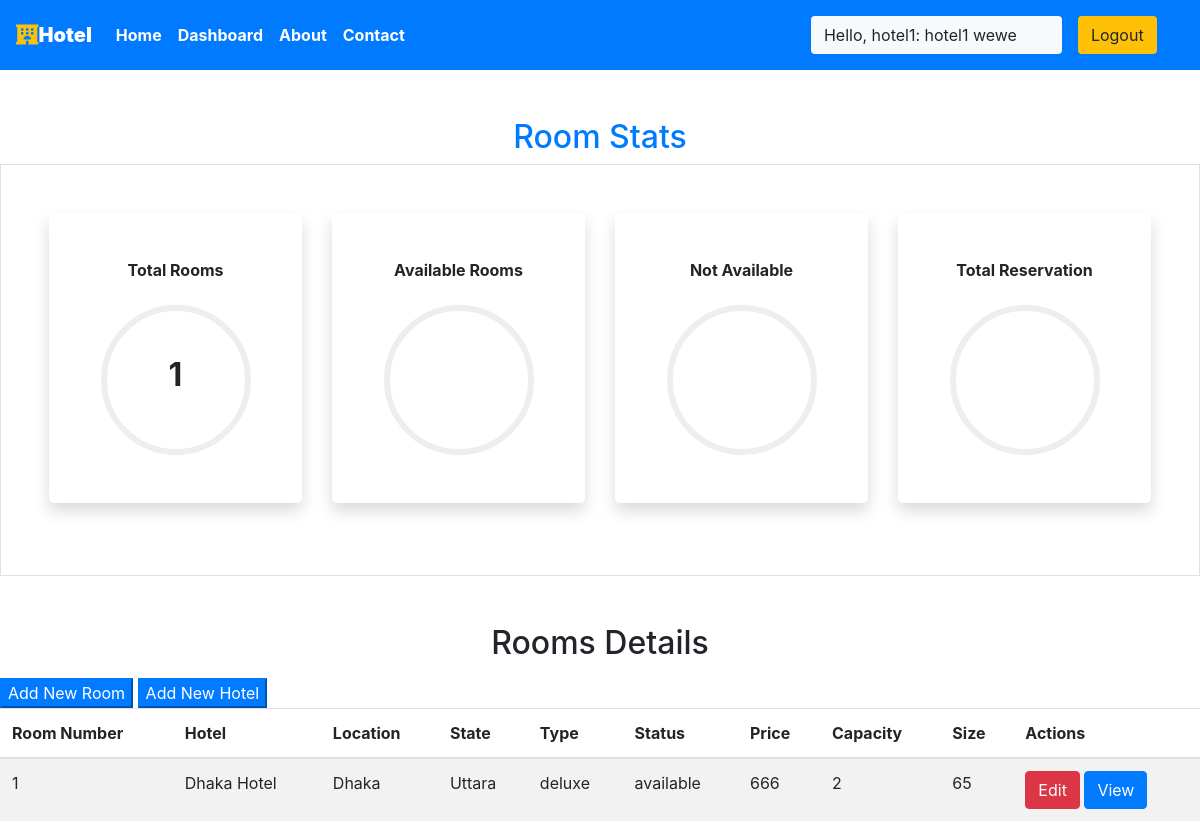
Screenshot of /staff/panel (signed in) with the database file from the repository.
### main/models.py (models this page shows, shortened)
class CustomUser(AbstractUser):
     date_of_birth = models.DateField(verbose_name=_("Date of birth"), blank=True, null=True)
     address1 = models.CharField(verbose_name=_("Address line 1"), max_length=1024, blank=True, null=True)
     zip_code = models.CharField(verbose_name=_("Postal Code"), max_length=12, blank=True, null=True)
     city = models.CharField(verbose_name=_("City"), max_length=1024, blank=True, null=True)
     country = CountryField(blank=True, null=True)
     phone_regex = RegexValidator(regex=r"^\+(?:[0-9]●?){6,14}[0-9]$", message=_("Enter a valid international mobile phone number starting with +(country code)"))
     mobile_phone = models.CharField(validators=[phone_regex], verbose_name=_("Mobile phone"), max_length=17, blank=True, null=True)
     photo = models.ImageField(verbose_name=_("Photo"), upload_to='photos/', default='photos/default-user-avatar.png')
     class Meta:
         ordering = ['last_name']
     def __str__(self):
         return f"{self.username}: {self.first_name} {self.last_name}"

class Room(models.Model):
    ROOM_STATUS = (
    ("1", "available"),
    ("2", "not available"),
    )
    ROOM_TYPE = (
    ("1", "premium"),
    ("2", "deluxe"),
    ("3","basic"),
    )
    id = models.AutoField(primary_key=True)
    room_type = models.CharField(max_length=50,choices = ROOM_TYPE)
    capacity = models.IntegerField()
    price = models.IntegerField()
    size = models.IntegerField()
    hotel = models.ForeignKey(Hotel, on_delete = models.CASCADE)
    status = models.CharField(choices =ROOM_STATUS,max_length = 15)
    roomnumber = models.IntegerField()
    photo=models.ImageField(upload_to='room/', null=True, blank=True)

class Hotel(models.Model):
    id = models.AutoField(primary_key=True)
    name = models.CharField(max_length=30,null=True)
    owner = models.ForeignKey(CustomUser, blank=True, null=True, on_delete=models.CASCADE)
    location = models.CharField(max_length=50)
    state = models.CharField(max_length=50,null=True)
    country = models.CharField(max_length=50,null=True)
    photo=models.ImageField(upload_to='hotel/', null=True, blank=True)
    def __str__(self):
        return self.name

### main/views.py (the view)
# urls.py: path('staff/panel', views.panel,name="staffpanel"),
@login_required(login_url='/staff')
def panel(request):
    if  request.user.groups.exists():
        user = request.user
        hotell = Hotel.objects.filter(owner=user)
        totall_rooms = []
        for hotels in hotell:
            room = Room.objects.filter(hotel=hotels)
            totall_rooms += room
        total_rooms = len(totall_rooms)
        hotel = Hotel.objects.filter(owner=user)
        response = render(request,'staff/panel.html',{'name':hotel,'rooms':totall_rooms,'total_rooms':total_rooms})
        return HttpResponse(response)
    else:
        messages.success(request,"Access Denied")
        return redirect('homepage')

### main/templatetags/app_tags.py (called while the page is built)
@register.filter(name='has_group')
def has_group(user, group_name):
    group = Group.objects.get(name=group_name)
    return True if group in user.groups.all() else False

### templates/staff/panel.html (shortened to what this page needs)
{% extends 'basic.html' %} {% block title %} staff panel {% endblock title %}
{% block body %}
<section class="my-5">
  {%load app_tags%}
  <h2 class="text-center text-primary">Room Stats</h2>
  <div class="container-fluid px-5 py-5 border">
    <div class="row">
      <div class="col-xl-3 col-lg-6 col-sm-12 mb-4">
        <div class="bg-white rounded-lg p-5 shadow">
          <h2 class="h6 font-weight-bold text-center mb-4">Total Rooms</h2>
          {% if total_rooms is not none %}
          <div
            class="progress mx-auto"
            data-value="{{"
            total_rooms|percentage:total_rooms}}
          >
            <span class="progress-left">
            </span>
            <span class="progress-right">
            </span>
            <div
              class="progress-value w-100 h-100 rounded-circle d-flex align-items-center justify-content-center"
            >
              <div class="h2 font-weight-bold">{{ total_rooms}}</div>
            </div>
          </div>
          {% endif %}
        </div>
      </div>
      <div class="col-xl-3 col-lg-6 col-sm-12 mb-4">
        <div class="bg-white rounded-lg p-5 shadow">
          <h2 class="h6 font-weight-bold text-center mb-4">Available Rooms</h2>
          {% if total_rooms is not none %}
          <div
            class="progress mx-auto"
            data-value="{{"
            available|percentage:total_rooms}}
          >
            <span class="progress-left">
            </span>
            <span class="progress-right">
            </span>
            <div
              class="progress-value w-100 h-100 rounded-circle d-flex align-items-center justify-content-center"
            >
            </div>
          </div>
          {% endif %}
        </div>
      </div>
      <div class="col-xl-3 col-lg-6 col-sm-12 mb-4">
        <div class="bg-white rounded-lg p-5 shadow">
          <h2 class="h6 font-weight-bold text-center mb-4">Not Available</h2>
          {% if total_rooms is not none %}
          <div
            class="progress mx-auto"
            data-value="{{"
            unavailable|percentage:total_rooms}}
          >
            <span class="progress-left">
            </span>
            <span class="progress-right">
            </span>
            <div
              class="progress-value w-100 h-100 rounded-circle d-flex align-items-center justify-content-center"
            >
            </div>
          </div>
          {% endif %}
        </div>
      </div>
      <div class="col-xl-3 col-lg-6 col-sm-12 mb-4">
        <div class="bg-white rounded-lg p-5 shadow">
          <h2 class="h6 font-weight-bold text-center mb-4">
            Total Reservation
          </h2>
          {% if total_rooms is not none %}
          <div
            class="progress mx-auto"
            data-value="{{reserved"
            |percentage:total_rooms}}
          >
            <span class="progress-left">
            </span>
            <span class="progress-right">
            </span>
            <div
              class="progress-value w-100 h-100 rounded-circle d-flex align-items-center justify-content-center"
            >
            </div>
          </div>
          {% endif %}
        </div>
      </div>
    </div>
  </div>
</section>
<h2 class="text-center pb-2">Rooms Details</h2>
<button
  class="btn-group btn-primary"
  data-toggle="modal"
  data-target="#newroom"
>
  Add New Room
</button>
<button
  class="btn-group btn-primary"
  data-toggle="modal"
  data-target="#newlocation"
>
  Add New Hotel
</button>
<table class="table table-striped">
  <thead>
    <th>Room Number</th>
    <th>Hotel</th>
    <th>Location</th>
    <th>State</th>
    <th>Type</th>
    <th>Status</th>
    <th>Price</th>
    <th>Capacity</th>
    <th>Size</th>
    <th colspan="2">Actions</th>
  </thead>
  {% if rooms %} {% for each_room in rooms %}
  <tr>
    <td>{{each_room.roomnumber}}</td>
    <td>{{each_room.hotel}}</td>
    <td>{{each_room.hotel.location}}</td>
    <td>{{each_room.hotel.state}}</td>
    <td>{{each_room.get_room_type_display}}</td>
    <td>{{each_room.get_status_display}}</td>
    <td>{{each_room.price}}</td>
    <td>{{each_room.capacity}}</td>
    <td>{{each_room.size}}</td>
    <td colspan="2">
      <a href="/staff/panel/edit-room?roomid={{each_room.id}}"
        ><button class="btn btn-danger">Edit</button></a
      >
      <a href="/staff/panel/view-room?roomid={{each_room.id}}"
        ><button class="btn btn-primary">View</button></a
      >
    </td>
  </tr>
  {% endfor %} {% endif %}
</table>
{% endblock body %}

### templates/basic.html (shortened to what this page needs)
{% load static %}
{% load app_tags %}
<!DOCTYPE html>
<!DOCTYPE html>
<html lang="en">
<head>
    <link rel="stylesheet" href="https://use.fontawesome.com/releases/v5.7.0/css/all.css">
    <link rel="stylesheet" href="{% static 'bootstrap\bootstrap.css' %}">
    <link rel="stylesheet" href="https://maxcdn.bootstrapcdn.com/bootstrap/4.5.0/css/bootstrap.min.css" >
</head>
<body style="dbackground-image: url('https://source.unsplash.com/random');height: 100%;">
    <div class="container-fluid px-0">
        <nav class="navbar navbar-expand-lg navbar-dark bg-primary font-weight-bold">
            <a class="navbar-brand text-bold bg-black " href="/"><i class="fas fa-hotel text-warning"></i><b>Hotel </b></a>
            <div class="collapse navbar-collapse " id="navbarSupportedContent">
                <ul class="navbar-nav mr-auto ">
                    <li class="nav-item active">
                        <a class="nav-link text-bold " href="/"> Home</a>
                    </li>
                    {% if request.user|has_group:"hotel_owner" %}
                    <li class="nav-item active">
                        <a class="nav-link text-bold" href="/staff/panel">Dashboard </a>
                    </li>
                    {% elif user.is_staff == False and user.is_authenticated %}
                    <li class="nav-item active">
                            <a class="nav-link text-bold" href="/user/bookings">My Bookings </a>
                        </li>
                    {% endif %}
                    <li class="nav-item active">
                        <a class="nav-link text-bold" href="/about">About</a>
                    </li>
                    <li class="nav-item active">
                        <a class="nav-link text-bold" href="/contact">Contact </a>
                    </li>
                </ul>
                {% if user.is_authenticated %}
                      <button class="btn btn-group bg-light" data-toggle="modal" data-target="#forlogin">
                       Hello, {{request.user}}
                       <a href="/logout" class="nav-link">
                    <button class="btn btn-group bg-warning" data-toggle="modal" data-target="#forlogin">
                        Logout
                    </button></a>&nbsp; &nbsp;
                    </button>
                {% endif %}
            </div>
        </nav>
    </div>
    {% block body %}
    {% endblock body %}
</body>
</html>

### templates/staff/panel.html (style rules this page uses)
.progress { width: 150px; height: 150px; background: none; position: relative; }
.progress::after { content: ""; width: 100%; height: 100%; border-radius: 50%; border: 6px solid #eee; position: absolute; top: 0; left: 0; }
.progress > span { width: 50%; height: 100%; overflow: hidden; position: absolute; top: 0; z-index: 1; }
.progress .progress-left { left: 0; }
.progress .progress-right { right: 0; }
.progress .progress-value { position: absolute; top: 0; left: 0; }
body { min-height: 100vh; }
.rounded-lg { border-radius: 1rem; }

### templates/basic.html (style rules this page uses)
a { text-decoration: none; }

### rows the page displays
CustomUser: user "hotel1: hotel1 wewe"
Room: roomnumber "1", hotel "Dhaka Hotel", hotel.location "Dhaka", hotel.state "Uttara", room_type "deluxe", status "available", price "666", capacity "2", size "65"

### other values shown
{{ total_rooms }} "1"
